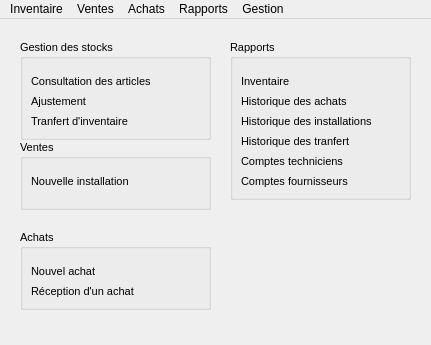
<?xml version="1.0" encoding="UTF-8"?>
<ui version="4.0">
 <class>MainWindow</class>
 <widget class="QMainWindow" name="MainWindow">
  <property name="geometry">
   <rect>
    <x>0</x>
    <y>0</y>
    <width>431</width>
    <height>345</height>
   </rect>
  </property>
  <property name="windowTitle">
   <string>MainWindow</string>
  </property>
  <widget class="QWidget" name="centralwidget">
   <widget class="QGroupBox" name="inventaire_GroupBox">
    <property name="geometry">
     <rect>
      <x>20</x>
      <y>20</y>
      <width>191</width>
      <height>101</height>
     </rect>
    </property>
    <property name="font">
     <font>
      <pointsize>8</pointsize>
      <weight>50</weight>
      <italic>false</italic>
      <bold>false</bold>
     </font>
    </property>
    <property name="title">
     <string>Gestion des stocks</string>
    </property>
    <property name="alignment">
     <set>Qt::AlignLeading|Qt::AlignLeft|Qt::AlignVCenter</set>
    </property>
    <widget class="QPushButton" name="item_PushButton">
     <property name="geometry">
      <rect>
       <x>10</x>
       <y>30</y>
       <width>121</width>
       <height>25</height>
      </rect>
     </property>
     <property name="styleSheet">
      <string notr="true">text-align: left</string>
     </property>
     <property name="text">
      <string>Consultation des articles</string>
     </property>
     <property name="flat">
      <bool>true</bool>
     </property>
    </widget>
    <widget class="QPushButton" name="adjustment_PushButton">
     <property name="geometry">
      <rect>
       <x>10</x>
       <y>50</y>
       <width>181</width>
       <height>25</height>
      </rect>
     </property>
     <property name="styleSheet">
      <string notr="true">text-align: left</string>
     </property>
     <property name="text">
      <string>Ajustement</string>
     </property>
     <property name="flat">
      <bool>true</bool>
     </property>
    </widget>
    <widget class="QPushButton" name="inventoryTransfer_PushButton">
     <property name="geometry">
      <rect>
       <x>10</x>
       <y>70</y>
       <width>181</width>
       <height>25</height>
      </rect>
     </property>
     <property name="styleSheet">
      <string notr="true">text-align: left</string>
     </property>
     <property name="text">
      <string>Tranfert d'inventaire</string>
     </property>
     <property name="flat">
      <bool>true</bool>
     </property>
    </widget>
   </widget>
   <widget class="QGroupBox" name="reports_GoupBox">
    <property name="geometry">
     <rect>
      <x>230</x>
      <y>20</y>
      <width>181</width>
      <height>161</height>
     </rect>
    </property>
    <property name="font">
     <font>
      <pointsize>8</pointsize>
      <weight>50</weight>
      <bold>false</bold>
     </font>
    </property>
    <property name="styleSheet">
     <string notr="true"/>
    </property>
    <property name="title">
     <string>Rapports</string>
    </property>
    <property name="alignment">
     <set>Qt::AlignLeading|Qt::AlignLeft|Qt::AlignVCenter</set>
    </property>
    <widget class="QPushButton" name="saleHistory_PushButton">
     <property name="geometry">
      <rect>
       <x>10</x>
       <y>70</y>
       <width>158</width>
       <height>25</height>
      </rect>
     </property>
     <property name="styleSheet">
      <string notr="true">text-align: left</string>
     </property>
     <property name="text">
      <string>Historique des installations</string>
     </property>
     <property name="flat">
      <bool>true</bool>
     </property>
    </widget>
    <widget class="QPushButton" name="inventory_PushButton">
     <property name="geometry">
      <rect>
       <x>10</x>
       <y>30</y>
       <width>158</width>
       <height>25</height>
      </rect>
     </property>
     <property name="styleSheet">
      <string notr="true">text-align: left</string>
     </property>
     <property name="text">
      <string>Inventaire</string>
     </property>
     <property name="flat">
      <bool>true</bool>
     </property>
    </widget>
    <widget class="QPushButton" name="purchaseHistory_PushButton">
     <property name="geometry">
      <rect>
       <x>10</x>
       <y>50</y>
       <width>158</width>
       <height>25</height>
      </rect>
     </property>
     <property name="styleSheet">
      <string notr="true">text-align: left</string>
     </property>
     <property name="text">
      <string>Historique des achats</string>
     </property>
     <property name="flat">
      <bool>true</bool>
     </property>
    </widget>
    <widget class="QPushButton" name="supplier_PushButton">
     <property name="geometry">
      <rect>
       <x>10</x>
       <y>130</y>
       <width>211</width>
       <height>25</height>
      </rect>
     </property>
     <property name="styleSheet">
      <string notr="true">text-align: left</string>
     </property>
     <property name="text">
      <string>Comptes fournisseurs</string>
     </property>
     <property name="flat">
      <bool>true</bool>
     </property>
    </widget>
    <widget class="QPushButton" name="technician_PushButton">
     <property name="geometry">
      <rect>
       <x>10</x>
       <y>110</y>
       <width>211</width>
       <height>25</height>
      </rect>
     </property>
     <property name="styleSheet">
      <string notr="true">text-align: left</string>
     </property>
     <property name="text">
      <string>Comptes techniciens</string>
     </property>
     <property name="flat">
      <bool>true</bool>
     </property>
    </widget>
    <widget class="QPushButton" name="saleHistory_PushButton_2">
     <property name="geometry">
      <rect>
       <x>10</x>
       <y>90</y>
       <width>158</width>
       <height>25</height>
      </rect>
     </property>
     <property name="styleSheet">
      <string notr="true">text-align: left</string>
     </property>
     <property name="text">
      <string>Historique des tranfert</string>
     </property>
     <property name="flat">
      <bool>true</bool>
     </property>
    </widget>
   </widget>
   <widget class="QGroupBox" name="sales_GroupBox">
    <property name="geometry">
     <rect>
      <x>20</x>
      <y>120</y>
      <width>191</width>
      <height>71</height>
     </rect>
    </property>
    <property name="font">
     <font>
      <pointsize>8</pointsize>
      <weight>50</weight>
      <bold>false</bold>
     </font>
    </property>
    <property name="title">
     <string>Ventes</string>
    </property>
    <property name="alignment">
     <set>Qt::AlignLeading|Qt::AlignLeft|Qt::AlignVCenter</set>
    </property>
    <widget class="QPushButton" name="newInstallation_PushButton">
     <property name="geometry">
      <rect>
       <x>10</x>
       <y>30</y>
       <width>181</width>
       <height>25</height>
      </rect>
     </property>
     <property name="styleSheet">
      <string notr="true">text-align: left</string>
     </property>
     <property name="text">
      <string>Nouvelle installation</string>
     </property>
     <property name="flat">
      <bool>true</bool>
     </property>
    </widget>
   </widget>
   <widget class="QGroupBox" name="purchases_GroupBox">
    <property name="geometry">
     <rect>
      <x>20</x>
      <y>210</y>
      <width>191</width>
      <height>81</height>
     </rect>
    </property>
    <property name="font">
     <font>
      <pointsize>8</pointsize>
      <weight>50</weight>
      <bold>false</bold>
     </font>
    </property>
    <property name="title">
     <string>Achats</string>
    </property>
    <property name="alignment">
     <set>Qt::AlignLeading|Qt::AlignLeft|Qt::AlignVCenter</set>
    </property>
    <widget class="QPushButton" name="newPurchase_PushButton">
     <property name="geometry">
      <rect>
       <x>10</x>
       <y>30</y>
       <width>181</width>
       <height>25</height>
      </rect>
     </property>
     <property name="styleSheet">
      <string notr="true">text-align: left</string>
     </property>
     <property name="text">
      <string>Nouvel achat</string>
     </property>
     <property name="flat">
      <bool>true</bool>
     </property>
    </widget>
    <widget class="QPushButton" name="receivePurchase_PushButton">
     <property name="geometry">
      <rect>
       <x>10</x>
       <y>50</y>
       <width>181</width>
       <height>25</height>
      </rect>
     </property>
     <property name="styleSheet">
      <string notr="true">text-align: left</string>
     </property>
     <property name="text">
      <string>Réception d'un achat</string>
     </property>
     <property name="flat">
      <bool>true</bool>
     </property>
    </widget>
   </widget>
  </widget>
  <widget class="QMenuBar" name="menubar">
   <property name="geometry">
    <rect>
     <x>0</x>
     <y>0</y>
     <width>431</width>
     <height>20</height>
    </rect>
   </property>
   <widget class="QMenu" name="menuInventaire">
    <property name="title">
     <string>Inventaire</string>
    </property>
    <widget class="QMenu" name="menuIdentifiant">
     <property name="title">
      <string>Identifiant</string>
     </property>
     <addaction name="commentUID_Act"/>
     <addaction name="destroyUID_Act"/>
    </widget>
    <addaction name="separator"/>
    <addaction name="item_Act"/>
    <addaction name="separator"/>
    <addaction name="ajustment_Act"/>
    <addaction name="transfer_Act"/>
    <addaction name="separator"/>
    <addaction name="menuIdentifiant"/>
   </widget>
   <widget class="QMenu" name="menuAchats">
    <property name="title">
     <string>Achats</string>
    </property>
    <addaction name="newPurchase_Act"/>
    <addaction name="receivePurchase_Act"/>
   </widget>
   <widget class="QMenu" name="menuVentes">
    <property name="title">
     <string>Ventes</string>
    </property>
    <addaction name="newInstallation_Act"/>
    <addaction name="editInstallation_Act"/>
   </widget>
   <widget class="QMenu" name="menuRapports">
    <property name="title">
     <string>Rapports</string>
    </property>
    <addaction name="inventory_Act"/>
    <addaction name="purchaseHistory_Act"/>
    <addaction name="salesHistory_Act"/>
    <addaction name="technicien_Act"/>
    <addaction name="supplier_Act"/>
   </widget>
   <widget class="QMenu" name="menuGestion">
    <property name="title">
     <string>Gestion</string>
    </property>
    <widget class="QMenu" name="menuArticle">
     <property name="title">
      <string>Article</string>
     </property>
     <addaction name="createItem_Act"/>
     <addaction name="editItem_Act"/>
    </widget>
    <widget class="QMenu" name="menuFabriquant">
     <property name="title">
      <string>Fabriquant</string>
     </property>
     <addaction name="createManufacturer_Act"/>
     <addaction name="editManufacturer_Act"/>
    </widget>
    <widget class="QMenu" name="menuTechnicien">
     <property name="title">
      <string>Technicien</string>
     </property>
     <addaction name="createTechnicien_Act"/>
     <addaction name="editTechnicien_Act"/>
    </widget>
    <widget class="QMenu" name="menuFournisseur">
     <property name="title">
      <string>Fournisseur</string>
     </property>
     <addaction name="createSupplier_Act"/>
     <addaction name="editSupplier_Act"/>
    </widget>
    <widget class="QMenu" name="menuSite">
     <property name="title">
      <string>Site</string>
     </property>
     <addaction name="newSite_Act"/>
     <addaction name="editSite_Act"/>
    </widget>
    <addaction name="menuArticle"/>
    <addaction name="separator"/>
    <addaction name="menuTechnicien"/>
    <addaction name="menuFournisseur"/>
    <addaction name="menuFabriquant"/>
    <addaction name="menuSite"/>
    <addaction name="separator"/>
    <addaction name="preference_act"/>
   </widget>
   <addaction name="menuInventaire"/>
   <addaction name="menuVentes"/>
   <addaction name="menuAchats"/>
   <addaction name="menuRapports"/>
   <addaction name="menuGestion"/>
  </widget>
  <action name="createItem_Act">
   <property name="text">
    <string>Créer un article</string>
   </property>
  </action>
  <action name="editItem_Act">
   <property name="text">
    <string>Modifier un article</string>
   </property>
  </action>
  <action name="createManufacturer_Act">
   <property name="text">
    <string>Créer un fabriquant</string>
   </property>
  </action>
  <action name="editManufacturer_Act">
   <property name="text">
    <string>Modifier un fabriquant</string>
   </property>
  </action>
  <action name="preference_act">
   <property name="text">
    <string>Préférences</string>
   </property>
  </action>
  <action name="createTechnicien_Act">
   <property name="text">
    <string>Créer un technicien</string>
   </property>
  </action>
  <action name="editTechnicien_Act">
   <property name="text">
    <string>Modifier un technicien</string>
   </property>
  </action>
  <action name="createSupplier_Act">
   <property name="text">
    <string>Créer un fournisseur</string>
   </property>
  </action>
  <action name="editSupplier_Act">
   <property name="text">
    <string>Modifier un fournisseur</string>
   </property>
  </action>
  <action name="item_Act">
   <property name="text">
    <string>Article</string>
   </property>
  </action>
  <action name="receivePurchase_Act">
   <property name="text">
    <string>Réception d'un achat</string>
   </property>
  </action>
  <action name="editInstallation_Act">
   <property name="text">
    <string>Modification d'une installation</string>
   </property>
  </action>
  <action name="inventory_Act">
   <property name="text">
    <string>Inventaire</string>
   </property>
  </action>
  <action name="purchaseHistory_Act">
   <property name="text">
    <string>Historique des achats</string>
   </property>
  </action>
  <action name="salesHistory_Act">
   <property name="text">
    <string>Historique des ventes</string>
   </property>
  </action>
  <action name="technicien_Act">
   <property name="text">
    <string>Comptes technicien</string>
   </property>
  </action>
  <action name="supplier_Act">
   <property name="text">
    <string>Comptes fournisseur</string>
   </property>
  </action>
  <action name="newInstallation_Act">
   <property name="text">
    <string>Nouvelle installation</string>
   </property>
  </action>
  <action name="newPurchase_Act">
   <property name="text">
    <string>Nouvel achat</string>
   </property>
  </action>
  <action name="inventoryTransfer_Act">
   <property name="text">
    <string>Transfert d'inventaire</string>
   </property>
  </action>
  <action name="commentUID_Act">
   <property name="text">
    <string>Ajout d'un commentaire sur un identifiant</string>
   </property>
  </action>
  <action name="destroyUID_Act">
   <property name="text">
    <string>Destruction d'un identifiant</string>
   </property>
  </action>
  <action name="newSite_Act">
   <property name="text">
    <string>Créer un site</string>
   </property>
  </action>
  <action name="editSite_Act">
   <property name="text">
    <string>Modifier un site</string>
   </property>
  </action>
  <action name="transfer_Act">
   <property name="text">
    <string>Transfert</string>
   </property>
  </action>
  <action name="ajustment_Act">
   <property name="text">
    <string>Ajustement</string>
   </property>
  </action>
 </widget>
 <resources/>
 <connections/>
</ui>
